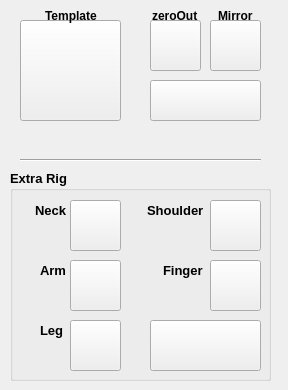
    <widget class="QWidget" name="biped_tab">
     <attribute name="title">
      <string>biped</string>
     </attribute>
     <widget class="QPushButton" name="biped_temp_BTN">
      <property name="geometry">
       <rect>
        <x>20</x>
        <y>20</y>
        <width>101</width>
        <height>101</height>
       </rect>
      </property>
      <property name="cursor">
       <cursorShape>PointingHandCursor</cursorShape>
      </property>
      <property name="styleSheet">
       <string notr="true"/>
      </property>
      <property name="text">
       <string/>
      </property>
      <property name="iconSize">
       <size>
        <width>101</width>
        <height>97</height>
       </size>
      </property>
     </widget>
     <widget class="QPushButton" name="zeroOut_BTN">
      <property name="geometry">
       <rect>
        <x>150</x>
        <y>20</y>
        <width>51</width>
        <height>51</height>
       </rect>
      </property>
      <property name="cursor">
       <cursorShape>PointingHandCursor</cursorShape>
      </property>
      <property name="styleSheet">
       <string notr="true">#zeroOut{
background-color: transparent;
border-image: url(:zeroOut.png);
background: none;
border: none;
background=repeat: none;
}
#zeroOut:pressed{
border-image: url(:zeroOut.png);
}</string>
      </property>
      <property name="text">
       <string/>
      </property>
      <property name="iconSize">
       <size>
        <width>51</width>
        <height>51</height>
       </size>
      </property>
      <property name="shortcut">
       <string extracomment="zeroOut"/>
      </property>
     </widget>
     <widget class="QPushButton" name="mirrorJoints_BTN">
      <property name="geometry">
       <rect>
        <x>210</x>
        <y>20</y>
        <width>51</width>
        <height>51</height>
       </rect>
      </property>
      <property name="cursor">
       <cursorShape>PointingHandCursor</cursorShape>
      </property>
      <property name="toolTip">
       <string extracomment="mirrorJoint"/>
      </property>
      <property name="styleSheet">
       <string notr="true"/>
      </property>
      <property name="text">
       <string extracomment="mirrorJoint"/>
      </property>
      <property name="iconSize">
       <size>
        <width>51</width>
        <height>51</height>
       </size>
      </property>
      <property name="shortcut">
       <string extracomment="mirrorJoint"/>
      </property>
      <property name="flat">
       <bool>false</bool>
      </property>
     </widget>
     <widget class="QPushButton" name="biped_build_BTN">
      <property name="geometry">
       <rect>
        <x>150</x>
        <y>80</y>
        <width>111</width>
        <height>41</height>
       </rect>
      </property>
      <property name="font">
       <font>
        <pointsize>12</pointsize>
        <weight>75</weight>
        <bold>true</bold>
       </font>
      </property>
      <property name="cursor">
       <cursorShape>PointingHandCursor</cursorShape>
      </property>
      <property name="styleSheet">
       <string notr="true"/>
      </property>
      <property name="text">
       <string/>
      </property>
      <property name="iconSize">
       <size>
        <width>109</width>
        <height>39</height>
       </size>
      </property>
     </widget>
     <widget class="Line" name="line_9">
      <property name="geometry">
       <rect>
        <x>20</x>
        <y>150</y>
        <width>241</width>
        <height>20</height>
       </rect>
      </property>
      <property name="orientation">
       <enum>Qt::Horizontal</enum>
      </property>
     </widget>
     <widget class="QGroupBox" name="biped_ex_GRB">
      <property name="geometry">
       <rect>
        <x>10</x>
        <y>170</y>
        <width>261</width>
        <height>211</height>
       </rect>
      </property>
      <property name="font">
       <font>
        <pointsize>10</pointsize>
        <weight>75</weight>
        <italic>false</italic>
        <bold>true</bold>
       </font>
      </property>
      <property name="title">
       <string>Extra Rig</string>
      </property>
      <widget class="QPushButton" name="biped_ex_neck_BTN">
       <property name="geometry">
        <rect>
         <x>60</x>
         <y>30</y>
         <width>51</width>
         <height>51</height>
        </rect>
       </property>
       <property name="cursor">
        <cursorShape>PointingHandCursor</cursorShape>
       </property>
       <property name="text">
        <string/>
       </property>
       <property name="iconSize">
        <size>
         <width>49</width>
         <height>49</height>
        </size>
       </property>
      </widget>
      <widget class="QLabel" name="biped_ex_neck_LAB">
       <property name="geometry">
        <rect>
         <x>25</x>
         <y>30</y>
         <width>41</width>
         <height>21</height>
        </rect>
       </property>
       <property name="font">
        <font>
         <pointsize>10</pointsize>
         <weight>75</weight>
         <bold>true</bold>
        </font>
       </property>
       <property name="text">
        <string>Neck</string>
       </property>
      </widget>
      <widget class="QLabel" name="biped_ex_shoulder_LAB">
       <property name="geometry">
        <rect>
         <x>137</x>
         <y>30</y>
         <width>71</width>
         <height>21</height>
        </rect>
       </property>
       <property name="font">
        <font>
         <pointsize>10</pointsize>
         <weight>75</weight>
         <bold>true</bold>
        </font>
       </property>
       <property name="text">
        <string>Shoulder</string>
       </property>
      </widget>
      <widget class="QPushButton" name="biped_ex_shoulder_BTN">
       <property name="geometry">
        <rect>
         <x>200</x>
         <y>30</y>
         <width>51</width>
         <height>51</height>
        </rect>
       </property>
       <property name="cursor">
        <cursorShape>PointingHandCursor</cursorShape>
       </property>
       <property name="text">
        <string/>
       </property>
       <property name="iconSize">
        <size>
         <width>49</width>
         <height>49</height>
        </size>
       </property>
      </widget>
      <widget class="QPushButton" name="biped_ex_arm_BTN">
       <property name="geometry">
        <rect>
         <x>60</x>
         <y>90</y>
         <width>51</width>
         <height>51</height>
        </rect>
       </property>
       <property name="cursor">
        <cursorShape>PointingHandCursor</cursorShape>
       </property>
       <property name="text">
        <string/>
       </property>
       <property name="iconSize">
        <size>
         <width>49</width>
         <height>49</height>
        </size>
       </property>
      </widget>
      <widget class="QPushButton" name="biped_ex_finger_BTN">
       <property name="geometry">
        <rect>
         <x>200</x>
         <y>90</y>
         <width>51</width>
         <height>51</height>
        </rect>
       </property>
       <property name="cursor">
        <cursorShape>PointingHandCursor</cursorShape>
       </property>
       <property name="text">
        <string/>
       </property>
       <property name="iconSize">
        <size>
         <width>49</width>
         <height>49</height>
        </size>
       </property>
      </widget>
      <widget class="QLabel" name="biped_ex_arm_LAB">
       <property name="geometry">
        <rect>
         <x>30</x>
         <y>90</y>
         <width>71</width>
         <height>21</height>
        </rect>
       </property>
       <property name="font">
        <font>
         <pointsize>10</pointsize>
         <weight>75</weight>
         <bold>true</bold>
        </font>
       </property>
       <property name="text">
        <string>Arm</string>
       </property>
      </widget>
      <widget class="QLabel" name="biped_ex_leg_LAB">
       <property name="geometry">
        <rect>
         <x>30</x>
         <y>150</y>
         <width>71</width>
         <height>21</height>
        </rect>
       </property>
       <property name="font">
        <font>
         <pointsize>10</pointsize>
         <weight>75</weight>
         <bold>true</bold>
        </font>
       </property>
       <property name="text">
        <string>Leg</string>
       </property>
      </widget>
      <widget class="QPushButton" name="biped_ex_leg_BTN">
       <property name="geometry">
        <rect>
         <x>60</x>
         <y>150</y>
         <width>51</width>
         <height>51</height>
        </rect>
       </property>
       <property name="cursor">
        <cursorShape>PointingHandCursor</cursorShape>
       </property>
       <property name="text">
        <string/>
       </property>
       <property name="iconSize">
        <size>
         <width>49</width>
         <height>49</height>
        </size>
       </property>
      </widget>
      <widget class="QLabel" name="biped_ex_finger_LAB">
       <property name="geometry">
        <rect>
         <x>153</x>
         <y>90</y>
         <width>71</width>
         <height>21</height>
        </rect>
       </property>
       <property name="font">
        <font>
         <pointsize>10</pointsize>
         <weight>75</weight>
         <bold>true</bold>
        </font>
       </property>
       <property name="text">
        <string>Finger</string>
       </property>
      </widget>
      <widget class="QPushButton" name="biped_ex_build_BTN">
       <property name="geometry">
        <rect>
         <x>140</x>
         <y>150</y>
         <width>111</width>
         <height>51</height>
        </rect>
       </property>
       <property name="font">
        <font>
         <pointsize>12</pointsize>
         <weight>75</weight>
         <bold>true</bold>
        </font>
       </property>
       <property name="cursor">
        <cursorShape>PointingHandCursor</cursorShape>
       </property>
       <property name="styleSheet">
        <string notr="true"/>
       </property>
       <property name="text">
        <string/>
       </property>
       <property name="iconSize">
        <size>
         <width>109</width>
         <height>49</height>
        </size>
       </property>
      </widget>
     </widget>
     <widget class="QLabel" name="label">
      <property name="geometry">
       <rect>
        <x>152</x>
        <y>5</y>
        <width>61</width>
        <height>21</height>
       </rect>
      </property>
      <property name="font">
       <font>
        <pointsize>9</pointsize>
        <weight>75</weight>
        <italic>false</italic>
        <bold>true</bold>
       </font>
      </property>
      <property name="text">
       <string>zeroOut</string>
      </property>
     </widget>
     <widget class="QLabel" name="label_2">
      <property name="geometry">
       <rect>
        <x>218</x>
        <y>5</y>
        <width>61</width>
        <height>21</height>
       </rect>
      </property>
      <property name="font">
       <font>
        <pointsize>9</pointsize>
        <weight>75</weight>
        <italic>false</italic>
        <bold>true</bold>
       </font>
      </property>
      <property name="text">
       <string>Mirror</string>
      </property>
     </widget>
     <widget class="QLabel" name="label_3">
      <property name="geometry">
       <rect>
        <x>45</x>
        <y>5</y>
        <width>61</width>
        <height>21</height>
       </rect>
      </property>
      <property name="font">
       <font>
        <pointsize>9</pointsize>
        <weight>75</weight>
        <italic>false</italic>
        <bold>true</bold>
       </font>
      </property>
      <property name="text">
       <string>Template</string>
      </property>
     </widget>
    </widget>
